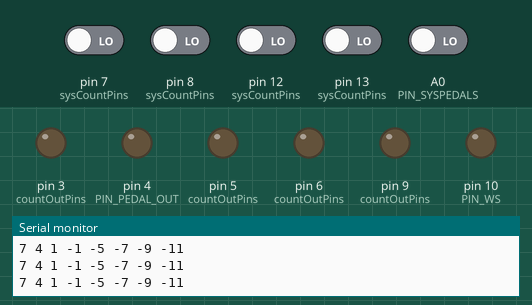
This sketch was run on a simulated Arduino Uno, built with avr-gcc and run on an emulated ATmega328P. On the bench: output pins drawn as LEDs (lit = HIGH), the last lines printed to the serial monitor. Inputs (shaded band) come from the test bench; at power-on: A0 (PIN_SYSPEDALS), pin 7 (sysCountPins), pin 8 (sysCountPins), pin 12 (sysCountPins), pin 13 (sysCountPins) LOW. Pins used as bus, display or sensor lines are not drawn.

Above: at 1.2 s.
1.3 s: pin 7 (sysCountPins) driven HIGH
At 1.76 s:
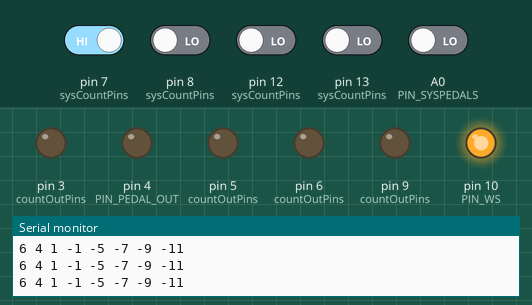
Timing chart, 0 to 9.2 s (numbered marks = the images above; inputs shaded):
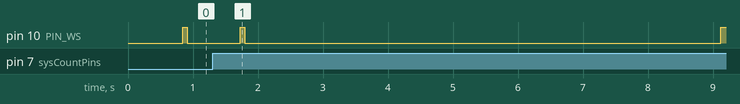

The sketch:

pedalsTestArduino.ino
```cpp
// pins reflect the "out" side of the pedals data bus
// see right side of pedalsWiring_breadboard.pdf
#define MICROS_RES      8   // Uno has a microsecond resolution of 8 us
#define COUNT_BITWIDTH  4
#define PIN_CLK         11
#define PIN_WS          10
#define PIN_PEDAL_OUT   4
#define PIN_VCC_NEXT    2
#define PINS_COUNT_OUT  {9, 6, 5, 3}
#define PINS_SYSCOUNT   {7, 8, 12, 13}
#define PIN_SYSPEDALS   A0  // can use analog pins as digital inputs

const int sysCountPins[COUNT_BITWIDTH] = PINS_SYSCOUNT;
const int countOutPins[COUNT_BITWIDTH] = PINS_COUNT_OUT;

// system state: ctrl pins
//bool plot = true;
bool clk;
bool ws;
uint8_t count;  // max: if count is 4 bits, 15 poss pedals
bool pedals[15] = {false};   // array, reserve 2 bytes

// system state: emulator pins
uint8_t emulCount = 0;  // number of pedals to emulate BEFORE the first connected pedal
bool pedalVals[14] = {false};

// system state: time
unsigned long currentTime;
unsigned long prevClkTime;   // when clk was last changed
unsigned int wsOffset = MICROS_RES * 0;
unsigned int readOffset = MICROS_RES * 0;

uint8_t clkCounter;
uint8_t loopStage;
unsigned long clkSpeed = MICROS_RES * 50; // half period of clk

// data ready flags
bool pedalReady = false;
bool pedalOut;

void setup() {
  // configure all the pins
  Serial.begin(9600);

  // control pins:
  // outputs [2]:  clk, ~w/s
  pinMode(PIN_CLK, OUTPUT); // clk
  pinMode(PIN_WS, OUTPUT); // ~w/s
  // inputs [5]:  sys count [0-3], sys pedals
  for (int i=0; i < COUNT_BITWIDTH; i++) {
    pinMode(sysCountPins[i], INPUT);
  }
  pinMode(PIN_SYSPEDALS, INPUT); // sys pedals

  // emulation pins:
  // outputs [5]:  pedal OUT, count OUT [0-3]
  pinMode(PIN_PEDAL_OUT, OUTPUT);
  for (int i=0; i < COUNT_BITWIDTH; i++) {
    pinMode(countOutPins[i], OUTPUT);
  }
  // inputs [1]: VCC next
  pinMode(PIN_VCC_NEXT, INPUT); // really just to check if pedal is alive

//  loopCounter = 0;
  loopStage = 0;
}

void loop() {
//  Serial.print("loop counter: ");
//  Serial.println(loopCounter);
//  Serial.print("loop stage: ");
//  Serial.println(loopStage);
  currentTime = millis();
//  checkEmulSettings();
  switch (loopStage) {
    case 0:
      readCount();
      break;
    case 1:
      waitForPedals();  // wait for [count] clk cycles
      break;
    case 2:
      readPedals();     // read for [count] clk cycles
      break;
    default:
      break;
  }
//  Serial.println(digitalRead(A0));
//  loopCounter++;
//  if (plot) {
    plotBus();
//  }
}

void startClk() {
  clkCounter = 0;
  clk = HIGH;
  prevClkTime = currentTime;
}

void updateClk() {
  // clock half period has elapsed
  if ((currentTime - prevClkTime) >= clkSpeed) {
    prevClkTime = currentTime;
    if (!clk) { // end of CLK low half-period
      clkCounter++; // rising edge of clk unless end of read stage
      if (clkCounter > count && loopStage == 2) {
        return;
      }
    } else { // falling edge
      if (loopStage == 2) {
        pedalReady = true;
      }
    }
    clk = !clk;
  }
  digitalWrite(PIN_WS, ws);
  digitalWrite(PIN_CLK, clk);
  return;
}

void readCount() {
  count = 0;
  for (int i=0; i < COUNT_BITWIDTH; i++) {
    bool bitIn = digitalRead(sysCountPins[i]);
    count = (count << 1) | bitIn;
  }

  ws = LOW;
  loopStage = 1;
  startClk();
//  Serial.print("count: ");
//  Serial.println(count);
  return;
}

void waitForPedals() {
  if (clkCounter > count) {
//    clk = LOW;
    clkCounter = 0;
    ws = HIGH;
    loopStage = 2;
//    digitalWrite(PIN_WS, ws);
//    Serial.println("waited");
//    return;
  }
  updateClk();
  return;
}

void readPedals() {
  if (count == 0 || clkCounter > count) {
    loopStage = 0;
//    printEmulPedals();
//    printPedalsArray();
    //    Serial.println("pedals read");
    return;
  }

  updateClk();
  if (pedalReady) {
    // read in a pedal
    pedals[clkCounter] = digitalRead(PIN_SYSPEDALS);
    // reset the flag
    pedalReady = false;
  }
  return;
}

//void printEmulPedals() {
//  if (count > 0) {
//    Serial.print("[ ");
//    Serial.print(pedalVals[0]);
//    for (int i=1; i < emulCount; i++) {
//      Serial.print(", ");
//      Serial.print(pedalVals[i]);
//    }
//    Serial.println(" ]");
//  } else {
//    Serial.println("[NONE]");
//  }
//}

void printPedalsArray() {
  if (count > 0) {
    Serial.print("[ ");
    Serial.print(pedals[0]);
    for (int i=1; i < count; i++) {
      Serial.print(", ");
      Serial.print(pedals[i]);
    }
    Serial.println(" ]");
  } else {
    Serial.println("[NONE]");
  }
}

void plotBus() {
  Serial.print(clk+6);
  Serial.print(" ");
  Serial.print(loopStage+3);
  Serial.print(" ");
  Serial.print(ws+1);
  Serial.print(" ");
  Serial.print(pedalReady-1);
  Serial.print(" ");
  if (emulCount > 0) {
    Serial.print(pedalOut-3);
    Serial.print(" ");
  }
  Serial.print(digitalRead(A0)-5);
  Serial.print(" ");
  Serial.print(pedals[0]-7);
  Serial.print(" ");
  Serial.print(pedals[1]-9);
  Serial.print(" ");
  Serial.println(pedals[2]-11);
}
```

emulatePedals.ino
```cpp
void emulatePedals() {
  // write emulCount to count OUT pins
  static uint8_t actualCount;
  actualCount = count - emulCount;
  for (int i=0; i < COUNT_BITWIDTH; i++) {
    bool bitOut = emulCount & (1 << i);
    digitalWrite(countOutPins[i], bitOut);
  }

  // during read stage, push out the corresponding number of 0's
  // to pedals OUT pin
  if (loopStage == 2) {
    if (clk && clkCounter >= actualCount-1 && clkCounter < count) {
      pedalOut = pedalVals[clkCounter-actualCount+1];
    }
    digitalWrite(PIN_PEDAL_OUT, pedalOut);
  }
}

void checkEmulSettings() {
  if (Serial.available()) {
    String inStr = Serial.readStringUntil('\n');
//    Serial.println(inStr);
    if (inStr[0] == 'e') {
//      if (Serial.available() == 1) {
        char amt = inStr[1];
        if (amt == '+') {
          emulCount++;
        } else if (amt == '-') {
          emulCount--;
        } else if (amt == '0') {
          emulCount = 0;
        } else if (isDigit(amt)) {
          emulCount = amt-48;
        }
        Serial.print("emul ");
        Serial.println(emulCount);
    } else if ( inStr[0] == 'p') {
      Serial.println(inStr);
      for (int i=0; i < inStr.length()-1; i++) {
//        if (Serial.available()) {
          char nxt = inStr[i+1];
          if (nxt == '1' || nxt == 1) {
            pedalVals[i] = true;
//          }
        } else {
          pedalVals[i] = false;
        }
      }
    }
  }
  if (emulCount > 0) {
    emulatePedals();
  }
}
```
